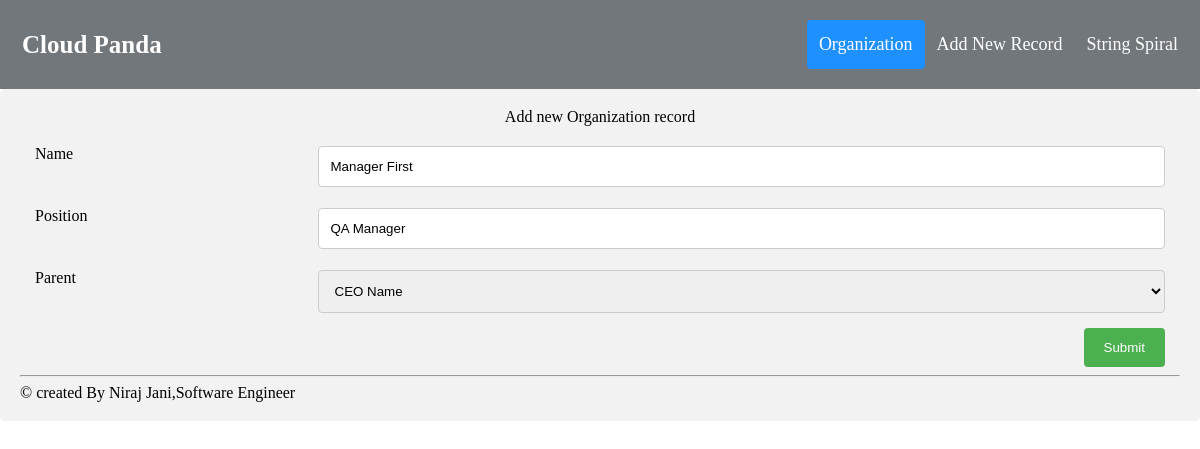
The page /index.php/organizations/edit/2 on the database its author committed.
### tables this page shows
CREATE TABLE `organizations` (
  `id` int(11) NOT NULL,
  `name` varchar(255) NOT NULL,
  `position` varchar(250) NOT NULL,
  `parent` int(11) NOT NULL DEFAULT '0',
  `created_at` timestamp NOT NULL DEFAULT CURRENT_TIMESTAMP
);

### application/models/Organization_Model.php (called while the page is built, shortened)
<?php
class Organization_Model extends CI_Model
{
	public function getOrganizations($list = false, $id = NULL)
	{
        $query = $this->db;
	    if($list)
        {
            $query = $query->select('id, name');
        }
        else
        {
            $query = $query->select('organizations.*, parent_table.name as parent_name, parent_table.position as parent_position')
                        ->join('organizations as parent_table', 'organizations.parent = parent_table.id', 'LEFT');
        }
        if($id)
        {
        	$query = $query->where('id !=', $id);
        }
        $query = $query->get('organizations');
		return $query->result_array();
	}
    public function fetchById($id)
    {
        $query = $this->db->get_where('organizations', array('id' => $id));
        return $query->row_array();
    }
}

### application/controllers/Organizations.php (called while the page is built, shortened)
<?php
class Organizations extends CI_Controller
{
	public function __construct()
	{
		$this->load->model('Organization_Model');
		$this->load->helper('url_helper');
        $this->load->library('session');
	}
	public function edit($id)
    {
        $this->load->helper(array('form', 'url'));
        $this->load->library('form_validation');
        $this->form_validation->set_rules('name', 'Name', 'required');
        $this->form_validation->set_rules('position', 'Position', 'required');
        $this->form_validation->set_rules('parent', 'Parent', 'required');
        $data = [
            'title'             => 'Add new Organization record',
            'organizationList'  => $this->Organization_Model->getOrganizations(true, $id),
            'item'              => $this->Organization_Model->fetchById($id)
        ];
        if ($this->form_validation->run() === FALSE)
        {
            $this->load->view('templates/header', $data);
            $this->load->view('organizations/form');
            $this->load->view('templates/footer');
        }
        else
        {
            $this->Organization_Model->update($this->input->post(), $id);
            $this->session->set_flashdata('msg', 'Record Updated Successfully.');
            redirect(site_url(), 'refresh');
        }
    }
}

### index.php (called while the page is built, shortened)
<?php
require_once BASEPATH.'core/CodeIgniter.php';

### application/views/organizations/form.php (the view, shortened to what this page needs)
<?php echo form_open(isset($item) ? site_url('organizations/edit/'. $item['id']) : site_url('organizations/create'), array('id' => 'create_frm', 'name' => 'create_frm', 'class' => 'form-horizontal')); ?>
    <div class="row">
        <div class="full-row">
            <div class="col-25">
                <label for="fname">Name</label>
            </div>
            <div class="col-75">
                <input required type="text" name="name" placeholder="Name" value="<?= isset($item) ? $item['name'] : '' ?>">
            </div>
        </div>
    </div>
    <div class="row">
        <div class="full-row">
            <div class="col-25">
                <label for="lname">Position</label>
            </div>
            <div class="col-75">
                <input required type="text" name="position" placeholder="Position" value="<?= isset($item) ? $item['position'] : '' ?>">
            </div>
        </div>
    </div>
    <div class="row">
        <div class="full-row">
            <div class="col-25">
                <label for="country">Parent</label>
            </div>
            <div class="col-75">
                <select required name="parent">
                    <?php foreach ($organizationList as $single): ?>
                        <option <?= isset($item) && $item['parent'] == $single['id'] ? 'selected' : '' ?> value="<?= $single['id'] ?>"><?= $single['name'] ?></option>
                    <?php endforeach; ?>
                </select>
            </div>
        </div>
    </div>
    <div class="row">
        <div class="full-row">
            <input type="submit" value="Submit">
        </div>
    </div>
<?php echo form_close() ?>

### assets/css/cloudpanda.css (style rules this page uses)
* { box-sizing: border-box; }
input[type=text], select, textarea { width: 100%; padding: 12px; border: 1px solid #ccc; border-radius: 4px; resize: vertical; }
label { padding: 12px 12px 12px 0; display: inline-block; }
input[type=submit] { background-color: #4CAF50; color: white; padding: 12px 20px; border: none; border-radius: 4px; cursor: pointer; float: right; }
.col-25 { float: left; width: 25%; margin-top: 6px; }
.col-75 { float: left; width: 75%; margin-top: 6px; }
.row:after { content: ""; display: table; clear: both; }
.full-row { margin: 15px; }

### rows shown on the page
organizations: name "Manager First", position "QA Manager", parent "CEO Name"

### other values the page prints
$title "Add new Organization record"
